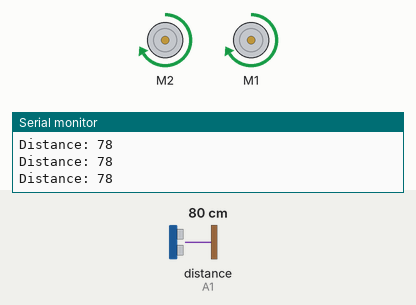
A sketch run on a simulated Arduino Uno, built with avr-gcc and run on an emulated ATmega328P. On the bench: 2 × DC motor (green arrow = forward, orange = backward, longer = faster), the last lines printed to the serial monitor. Wiring (inferred from the names in the program): ultrasonic range finder: trigger A0; echo A1. The inputs (shaded band) are chosen by the test bench; at power-on: distance to the obstacle (sensor on A1) 80 cm. The echo pulse lasts 58.3 µs per cm.

Above: at 1.2 s.
1.3 s: distance to the obstacle (sensor on A1) set to 7 cm
3.5 s: distance to the obstacle (sensor on A1) set to 4 cm
At 4.3 s:
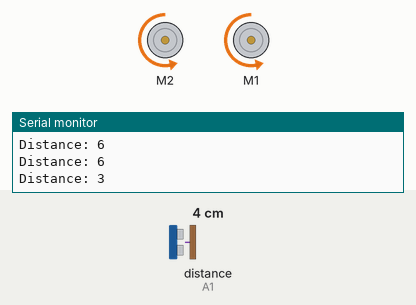
6.5 s: distance to the obstacle (sensor on A1) set to 9 cm
At 8.2 s:
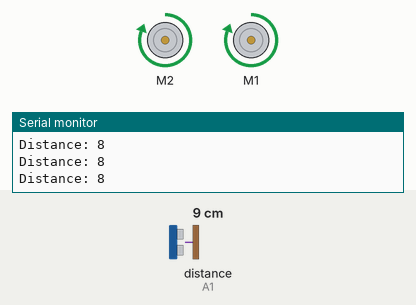
8.5 s: distance to the obstacle (sensor on A1) set to 2 cm
At 9.8 s:
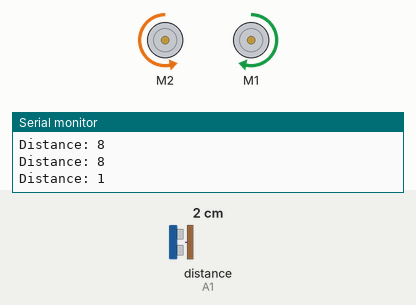
Timing chart, 0 to 12.5 s (numbered marks = the images above; inputs shaded):
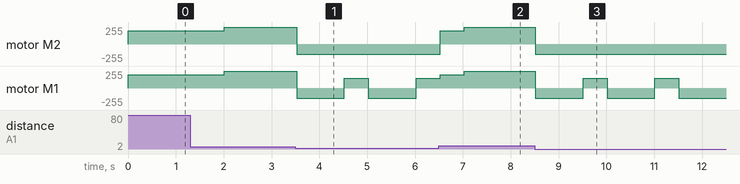

Measured:
- the behaviour switches between 6 and 5 cm on distance to the obstacle (sensor on A1) (found by bisection; images 0 and 1)
- after the input at 3.5 s, motor M2: forward 255/255 → backward 150/255 at once; motor M1: alternates forward 150/255 for 0.50 s and backward 150/255 for 1.0 s, starting at once
- after the input at 6.5 s, motor M2: backward 150/255 → forward 200/255 at once, → forward 255/255 0.50 s later
- after the input at 8.5 s, motor M2: forward 255/255 → backward 150/255 at once; motor M1: alternates forward 150/255 for 0.50 s and backward 150/255 for 1.0 s, starting at once

The sketch:

smars-demo.ino
```cpp
// https://learn.adafruit.com/adafruit-motor-shield/using-dc-motors
#include <AFMotor.h>

// MOTOR12_1KHZ is noisier but use less power
AF_DCMotor L_motor(2, MOTOR12_1KHZ);
AF_DCMotor R_motor(1, MOTOR12_1KHZ);

// Ultrasound trigger pin
const int triggerPin = A0;
// Ultrasound echo pin
const int echoPin = A1;

unsigned long prevTime = 0;
unsigned long timeWhitoutObstacle = 0;

/**
 * Returns distance in cm
 */
int checkDistance()
{
  // 1. Send ultrasound
  digitalWrite(triggerPin, LOW);
  delayMicroseconds(2);
  digitalWrite(triggerPin, HIGH);
  delayMicroseconds(10);
  digitalWrite(triggerPin, LOW);

  // 2. Reads the echoPin,
  // returns the sound wave travel time in microseconds
  int const duration = pulseIn(echoPin, HIGH);

  // 3. Calculating the distance
  // - 0.034 because speed of sound in air is 340 m/s
  // and duration is in μs and we want distance in cm
  // - Divided by two because sound waves are making round trips
  int const distance = duration * 0.034 / 2;

  Serial.print("Distance: ");
  Serial.println(distance);
  return distance;
}

void setup()
{
  Serial.begin(9600);

  // Changes the following values to make the robot drive as straight as possible
  // 0 to 255
  L_motor.setSpeed(200);
  R_motor.setSpeed(200);

  // Turns motors off
  R_motor.run(RELEASE);
  L_motor.run(RELEASE);

  // Sets the ultrasound trigger pin as an output
  pinMode(triggerPin, OUTPUT);
  // Sets the ultrasound echo pin as an input
  pinMode(echoPin, INPUT);
}

void loop()
{
  const int distance = checkDistance();
  const unsigned long currentTime = millis();
  // Time elapsed in ms since last loop
  const unsigned long deltaTime = currentTime - prevTime;

  // Obstacle avoidance
  if (distance < 5)
  {
    timeWhitoutObstacle = 0;

    L_motor.setSpeed(150);
    R_motor.setSpeed(150);

    // Go backward
    R_motor.run(BACKWARD);
    L_motor.run(BACKWARD);

    delay(1000);

    // Turn
    R_motor.run(FORWARD);
    L_motor.run(BACKWARD);

    delay(500);
  }
  else
  {
    timeWhitoutObstacle += deltaTime;

    // Speed up when it's been 2 seconds without obstacle
    const int motorSpeed = timeWhitoutObstacle > 2000 ? 255 : 200;

    L_motor.setSpeed(motorSpeed);
    R_motor.setSpeed(motorSpeed);
    L_motor.run(FORWARD);
    R_motor.run(FORWARD);
  }

  prevTime = currentTime;
}
```
